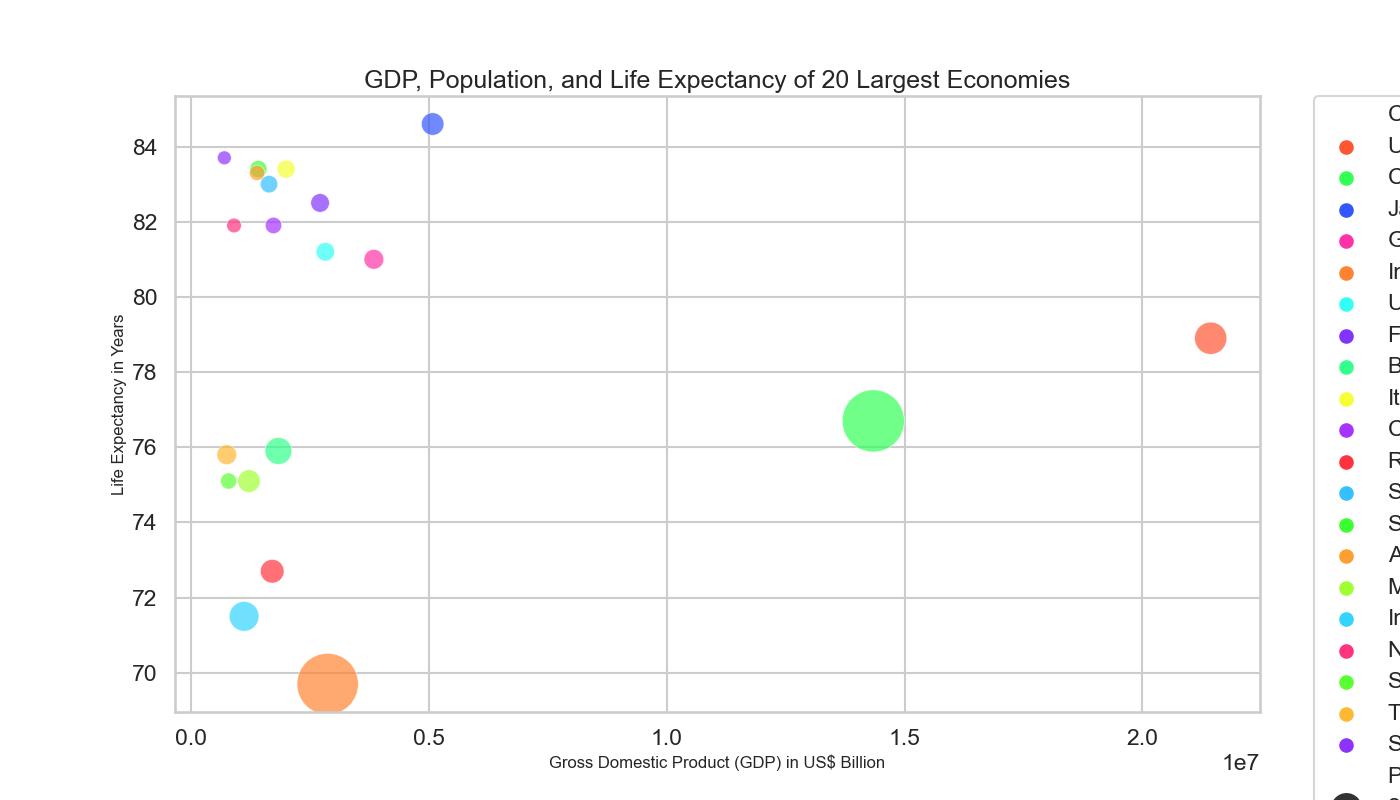

Recreate this plot in Python.

import seaborn as sns
import matplotlib.pyplot as plt
import pandas as pd

# Dataframe creation from the provided table data
data = {
    'Country': ['United States', 'China', 'Japan', 'Germany', 'India',
                'United Kingdom', 'France', 'Brazil', 'Italy', 'Canada',
                'Russia', 'South Korea', 'Spain', 'Australia', 'Mexico',
                'Indonesia', 'Netherlands', 'Saudi Arabia', 'Turkey', 'Switzerland'],
    'GDP': [21433226, 14342903, 5081770, 3845630, 2875142,
            2827114, 2715518, 1839767, 2001241, 1736426,
            1709824, 1642381, 1419042, 1392687, 1220695,
            1119190, 907050, 793689, 754041, 703082],
    'Population': [328200000, 1393000000, 126500000, 83100000, 1353000000,
                   66650000, 67060000, 209500000, 60500000, 37590000,
                   145900000, 51270000, 46940000, 25460000, 127600000,
                   267700000, 17180000, 34270000, 83430000, 8585000],
    'LifeExpectancy': [78.9, 76.7, 84.6, 81.0, 69.7,
                       81.2, 82.5, 75.9, 83.4, 81.9,
                       72.7, 83.0, 83.4, 83.3, 75.1,
                       71.5, 81.9, 75.1, 75.8, 83.7],
    'Region': ['North America', 'Asia', 'Asia', 'Europe', 'Asia',
               'Europe', 'Europe', 'South America', 'Europe', 'North America',
               'Europe/Asia', 'Asia', 'Europe', 'Oceania', 'North America',
               'Asia', 'Europe', 'Asia', 'Asia/Europe', 'Europe']
}

df = pd.DataFrame(data)

# Bubble chart with seaborn
plt.figure(figsize=(14, 8))
bubble = sns.scatterplot(data=df, x="GDP", y="LifeExpectancy", size="Population", 
                         hue="Country", palette=sns.color_palette(["#FF5733", "#33FF57", "#3357FF", "#FF33A7", "#FF8333",
                                                                  "#33FFF5", "#8333FF", "#33FF8A", "#F5FF33", "#A733FF",
                                                                  "#FF333E", "#33C1FF", "#3CFF33", "#FF9E33", "#A0FF33",
                                                                  "#33D4FF", "#FF3380", "#5AFF33", "#FFB833", "#8D33FF"]),
                         sizes=(100, 2000), alpha=0.7, edgecolor="w", linewidth=0.5)

# Adjust the legend
bubble.legend(loc='upper left', bbox_to_anchor=(1.05, 1), borderaxespad=0)

# Titles and labels
plt.title('GDP, Population, and Life Expectancy of 20 Largest Economies', fontsize=18)
plt.xlabel('Gross Domestic Product (GDP) in US$ Billion', fontsize=12)
plt.ylabel('Life Expectancy in Years', fontsize=12)

plt.show()
